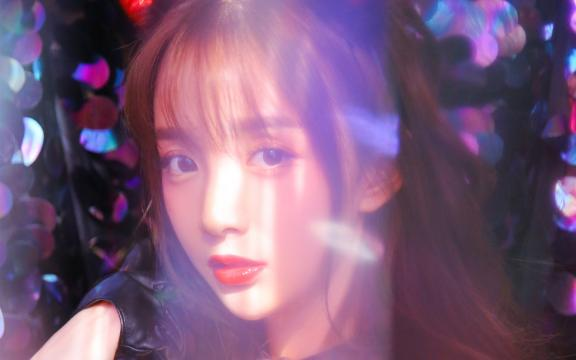
#> input picture data/images/cos.jpg, 576 x 360 px
$ python day007.py
#> lines starting #> are read from the running program, lines starting #| are printed output that depends on the picture
'''
Author       : Bingqiang Zhou
Date         : 2021-01-31 19:33:10
LastEditors  : Bingqiang Zhou
LastEditTime : 2021-01-31 19:39:13
Description  : 图像像素的逻辑操作
    - bitwise_and 与
    - bitwise_xor 异或
    - bitwise_or  或
    上面三个类似，都是针对两张图像的位操作

    - bitwise_not 非
    针对输入图像, 图像取反操作，二值图像分析中经常用
'''

import cv2 as cv
import numpy as np

m1 = np.zeros([400, 400, 3], dtype=np.uint8)
m2 = np.zeros([400, 400, 3], dtype=np.uint8)

m1[100:200,100:200,:] = [0, 0, 255] # 红色
m2[150:250,150:250,:] = [0, 255, 255] # 黄色

# 与
dst = cv.bitwise_and(m1, m2)
cv.imshow('bitwise_and', dst)
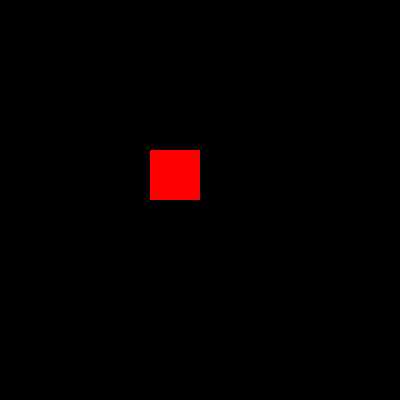
#> window 'bitwise_and': shape (400, 400, 3); mean B, G, R 0, 0, 4

# 或
dst = cv.bitwise_or(m1, m2)
cv.imshow("bitwise_or", dst)
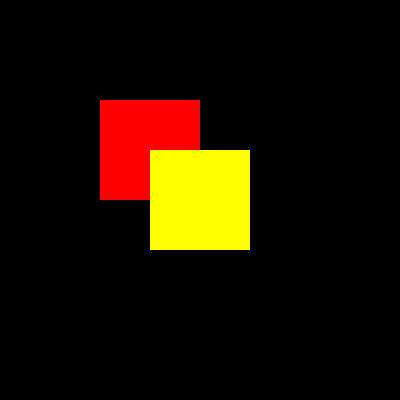
#> window 'bitwise_or': shape (400, 400, 3); mean B, G, R 0, 15.9, 27.9

# 异或
dst = cv.bitwise_xor(m1, m2)
cv.imshow("bitwise_xor", dst)
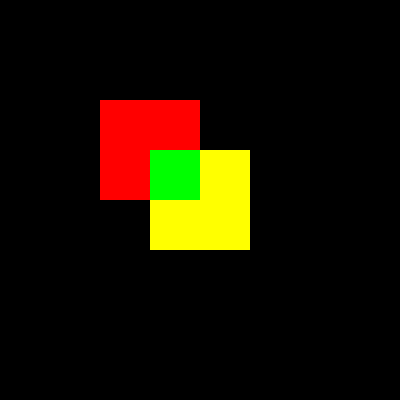
#> window 'bitwise_xor': shape (400, 400, 3); mean B, G, R 0, 15.9, 23.9

# 非
dst = cv.bitwise_not(m1)
cv.imshow("bitwise_not", dst)
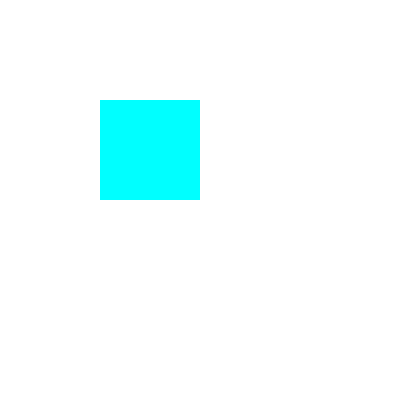
#> window 'bitwise_not': shape (400, 400, 3); mean B, G, R 255, 255, 239.1

src = cv.imread('../data/images/cos.jpg')
#> src is the input picture: shape (360, 576, 3); mean B, G, R 121, 90.8, 123.9
dst = cv.bitwise_not(src)
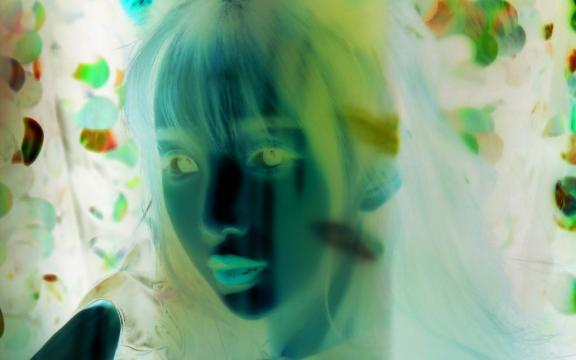
#> dst: shape (360, 576, 3); mean B, G, R 134, 164.2, 131.1
cv.imshow("src bitwise_not", dst)


cv.waitKey(0)
cv.destroyAllWindows()
